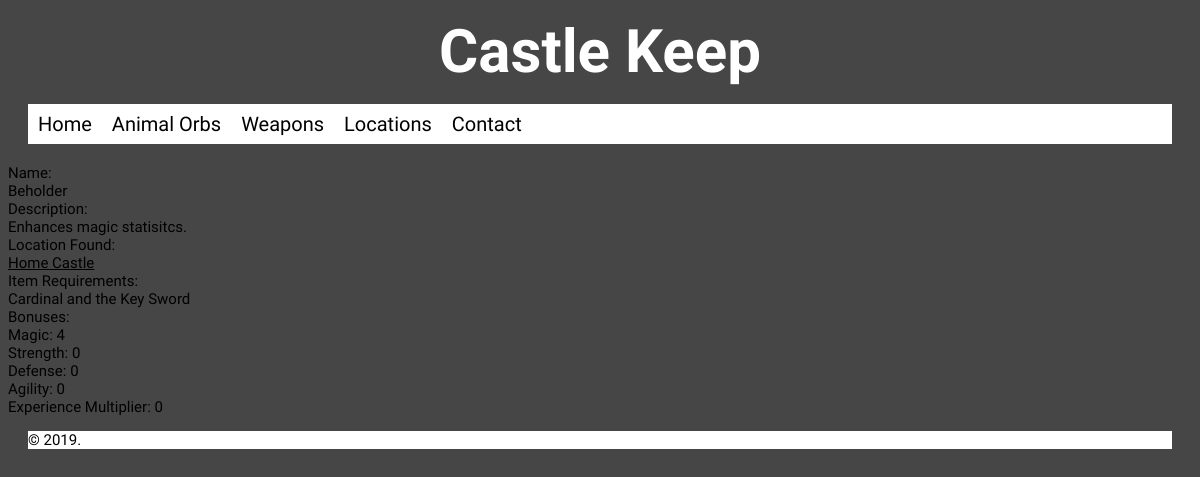
Page /orb/1 on the committed database.
### app/models.py (models this page shows)
class Orb(db.Model):
    __tablename__ = 'Orb'
    id = db.Column(db.Integer, primary_key=True, nullable=False)
    name = db.Column(db.String(100), nullable=False)
    locationid = db.Column(db.Integer, db.ForeignKey('Location.id'), nullable=False)
    description = db.Column(db.String(2000))
    cost = db.Column(db.Integer)
    req = db.Column(db.String(1000))
    magicBonus = db.Column(db.Integer)
    strengthBonus = db.Column(db.Integer)
    defenseBonus = db.Column(db.Integer)
    agilityBonus = db.Column(db.Integer)
    xpBonus = db.Column(db.Integer)

class Location(db.Model):
    __tablename__ = 'Location'
    id = db.Column(db.Integer, primary_key=True, nullable=False)
    name = db.Column(db.String(100), nullable=False)
    description = db.Column(db.String(2000))
    chapter = db.Column(db.Integer, nullable=False)
    localeType = db.Column(db.String(10))
    orbs = db.relationship('Orb')
    weaponLoc = db.relationship('Weapon', backref = 'locale')

### app/routes.py (the view)
@app.route('/orb/<id>')
def orb_details(id):
    orb = Orb.query.filter_by(id = id).first()
    location = Location.query.filter_by(id = id).first()
    return render_template('orb_details.html', page_title="Animal Orb Details", orb=orb, location=location)

### app/templates/orb_details.html
{% extends 'layout.html' %}
{% block content %}
<p>
  Name: <br> {{orb.name}}
  <br>
  Description: <br> {{orb.description}}
  <br>
  Location Found: <br> <a href="../location/{{orb.locationid}}">{{location.name}}</a>
  <br>
  Item Requirements: <br> {{orb.req }}
  <br>
  Bonuses:
  <br>
  Magic: {{orb.magicBonus}}
  <br>
  Strength: {{orb.strengthBonus}}
  <br>
  Defense: {{orb.defenseBonus}}
  <br>
  Agility: {{orb.agilityBonus}}
  <br>
  Experience Multiplier: {{orb.xpBonus}}
</p>
{% endblock %}

### app/static/stylesheets/style.css (style rules this page uses)
html { background-color: #464646; color: #000000; }
p { font-family: 'Basic', sans-serif; font-size: 15px; text-align: justify; }
a:link { color: #000000; }
a { margin: 0; }

### rows in the picture
Orb: name "Beholder", description "Enhances magic statisitcs.", req "Cardinal and the Key Sword", magicBonus "4", strengthBonus "0", defenseBonus "0", agilityBonus "0", xpBonus "0"
Location: name "Home Castle"
